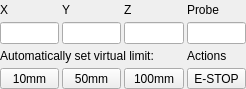
<?xml version="1.0" encoding="UTF-8"?>
<ui version="4.0">
 <class>partMainVirtualSettings</class>
 <widget class="QWidget" name="partMainVirtualSettings">
  <property name="geometry">
   <rect>
    <x>0</x>
    <y>0</y>
    <width>246</width>
    <height>89</height>
   </rect>
  </property>
  <property name="sizePolicy">
   <sizepolicy hsizetype="Expanding" vsizetype="Expanding">
    <horstretch>0</horstretch>
    <verstretch>0</verstretch>
   </sizepolicy>
  </property>
  <property name="minimumSize">
   <size>
    <width>50</width>
    <height>89</height>
   </size>
  </property>
  <property name="baseSize">
   <size>
    <width>0</width>
    <height>89</height>
   </size>
  </property>
  <property name="windowTitle">
   <string>Form</string>
  </property>
  <layout class="QGridLayout" name="gridLayout">
   <property name="leftMargin">
    <number>0</number>
   </property>
   <property name="topMargin">
    <number>0</number>
   </property>
   <property name="rightMargin">
    <number>0</number>
   </property>
   <property name="bottomMargin">
    <number>0</number>
   </property>
   <property name="spacing">
    <number>3</number>
   </property>
   <item row="0" column="0">
    <widget class="QLabel" name="labelX">
     <property name="text">
      <string>X</string>
     </property>
    </widget>
   </item>
   <item row="0" column="1">
    <widget class="QLabel" name="labelY">
     <property name="text">
      <string>Y</string>
     </property>
    </widget>
   </item>
   <item row="1" column="2">
    <widget class="QLineEdit" name="editZ"/>
   </item>
   <item row="1" column="1">
    <widget class="QLineEdit" name="editY"/>
   </item>
   <item row="1" column="0">
    <widget class="QLineEdit" name="editX"/>
   </item>
   <item row="0" column="2">
    <widget class="QLabel" name="labelZ">
     <property name="text">
      <string>Z</string>
     </property>
    </widget>
   </item>
   <item row="0" column="3">
    <widget class="QLabel" name="labelProbe">
     <property name="text">
      <string>Probe</string>
     </property>
    </widget>
   </item>
   <item row="1" column="3">
    <widget class="QLineEdit" name="editProbe"/>
   </item>
   <item row="2" column="0" colspan="3">
    <widget class="QLabel" name="label">
     <property name="text">
      <string>Automatically set virtual limit:</string>
     </property>
    </widget>
   </item>
   <item row="2" column="3">
    <widget class="QLabel" name="labelActions">
     <property name="text">
      <string>Actions</string>
     </property>
    </widget>
   </item>
   <item row="3" column="3">
    <widget class="StyledToolButton" name="btnEStop">
     <property name="sizePolicy">
      <sizepolicy hsizetype="Expanding" vsizetype="Fixed">
       <horstretch>0</horstretch>
       <verstretch>0</verstretch>
      </sizepolicy>
     </property>
     <property name="text">
      <string>E-STOP</string>
     </property>
     <property name="checkable">
      <bool>true</bool>
     </property>
    </widget>
   </item>
   <item row="3" column="0">
    <widget class="StyledToolButton" name="btnSet1">
     <property name="sizePolicy">
      <sizepolicy hsizetype="Expanding" vsizetype="Fixed">
       <horstretch>0</horstretch>
       <verstretch>0</verstretch>
      </sizepolicy>
     </property>
     <property name="text">
      <string>10mm</string>
     </property>
    </widget>
   </item>
   <item row="3" column="1">
    <widget class="StyledToolButton" name="btnSet2">
     <property name="sizePolicy">
      <sizepolicy hsizetype="Expanding" vsizetype="Fixed">
       <horstretch>0</horstretch>
       <verstretch>0</verstretch>
      </sizepolicy>
     </property>
     <property name="text">
      <string>50mm</string>
     </property>
    </widget>
   </item>
   <item row="3" column="2">
    <widget class="StyledToolButton" name="btnSet3">
     <property name="sizePolicy">
      <sizepolicy hsizetype="Expanding" vsizetype="Fixed">
       <horstretch>0</horstretch>
       <verstretch>0</verstretch>
      </sizepolicy>
     </property>
     <property name="text">
      <string>100mm</string>
     </property>
    </widget>
   </item>
  </layout>
 </widget>
 <customwidgets>
  <customwidget>
   <class>StyledToolButton</class>
   <extends>QToolButton</extends>
   <header>styledtoolbutton.h</header>
  </customwidget>
 </customwidgets>
 <resources/>
 <connections>
  <connection>
   <sender>editX</sender>
   <signal>editingFinished()</signal>
   <receiver>partMainVirtualSettings</receiver>
   <slot>onEditingFinished()</slot>
   <hints>
    <hint type="sourcelabel">
     <x>21</x>
     <y>29</y>
    </hint>
    <hint type="destinationlabel">
     <x>15</x>
     <y>44</y>
    </hint>
   </hints>
  </connection>
  <connection>
   <sender>editY</sender>
   <signal>editingFinished()</signal>
   <receiver>partMainVirtualSettings</receiver>
   <slot>onEditingFinished()</slot>
   <hints>
    <hint type="sourcelabel">
     <x>92</x>
     <y>30</y>
    </hint>
    <hint type="destinationlabel">
     <x>122</x>
     <y>44</y>
    </hint>
   </hints>
  </connection>
  <connection>
   <sender>editZ</sender>
   <signal>editingFinished()</signal>
   <receiver>partMainVirtualSettings</receiver>
   <slot>onEditingFinished()</slot>
   <hints>
    <hint type="sourcelabel">
     <x>154</x>
     <y>30</y>
    </hint>
    <hint type="destinationlabel">
     <x>122</x>
     <y>44</y>
    </hint>
   </hints>
  </connection>
  <connection>
   <sender>editProbe</sender>
   <signal>editingFinished()</signal>
   <receiver>partMainVirtualSettings</receiver>
   <slot>onEditingFinished()</slot>
   <hints>
    <hint type="sourcelabel">
     <x>216</x>
     <y>30</y>
    </hint>
    <hint type="destinationlabel">
     <x>122</x>
     <y>44</y>
    </hint>
   </hints>
  </connection>
 </connections>
 <slots>
  <slot>onSetClicked1()</slot>
  <slot>onSetClicked2()</slot>
  <slot>onSetClicked3()</slot>
  <slot>onEStopToggled(bool)</slot>
  <slot>onEditingFinished()</slot>
 </slots>
</ui>
